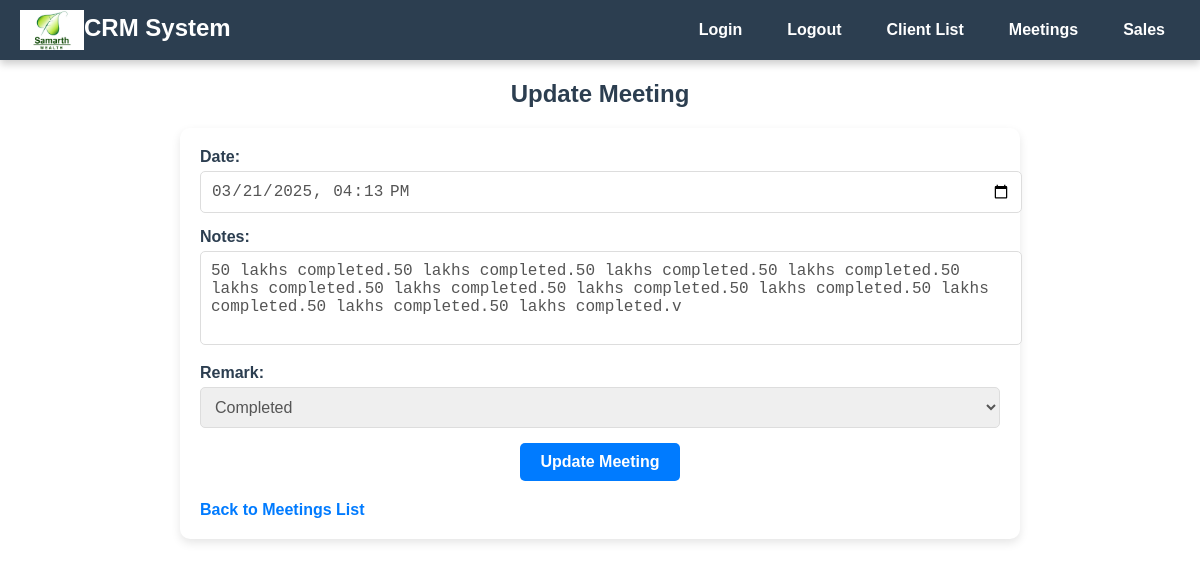
/meetings/2/update/ (signed in), run on the app's committed database.
### crm/models.py (models this page shows, shortened)
class Meeting(models.Model):
    client = models.ForeignKey(Client, on_delete=models.CASCADE, related_name='meetings')
    relationship_manager = models.ForeignKey(User, on_delete=models.SET_NULL, null=True, related_name='meetings')
    date = models.DateTimeField()
    notes = models.TextField()
    remark = models.CharField(
        max_length=255,
        choices=[('Completed', 'Completed'), ('Pending', 'Pending')],
        default='Pending'
    )

### crm/views.py (the view)
# urls.py: path('meetings/<int:meeting_id>/update/', views.update_meeting, name='update_meeting'),
@login_required
def update_meeting(request, meeting_id):
    meeting = get_object_or_404(Meeting, id=meeting_id)
    if request.method == 'POST':
        meeting.date = request.POST.get('date', meeting.date)
        meeting.notes = request.POST.get('notes', meeting.notes)
        meeting.remark = request.POST.get('remark', meeting.remark)
        meeting.save()
        return redirect('meetings_list')  # Replace with the appropriate redirect
    return render(request, 'crm/update_meeting.html', {'meeting': meeting})

### crm/templates/crm/update_meeting.html (shortened to what this page needs)
{% extends 'crm/base.html' %}
{% block content %}
<h2>Update Meeting</h2>
<div class="form-container">
    <form method="POST">
        <label for="date">Date:</label>
        <input type="datetime-local" id="date" name="date" value="{{ meeting.date|date:'Y-m-d\\TH:i' }}" required>
        <label for="notes">Notes:</label>
        <textarea id="notes" name="notes" rows="4" required>{{ meeting.notes }}</textarea>
        <label for="remark">Remark:</label>
        <select id="remark" name="remark">
            <option value="Completed" {% if meeting.remark == "Completed" %}selected{% endif %}>Completed</option>
        </select>
        <button type="submit">Update Meeting</button>
    </form>
    <a href="{% url 'meetings_list' meeting.client.id %}" class="back-to-list">Back to Meetings List</a>
</div>
{% endblock %}

### crm/templates/crm/base.html (style rules this page uses)
body { margin: 0; font-family: Arial, sans-serif; }

### crm/templates/crm/update_meeting.html (style rules this page uses)
body { font-family: Arial, sans-serif; margin: 0; padding: 0; }
h2 { text-align: center; margin-top: 20px; color: #2c3e50; }
.form-container { max-width: 800px; margin: 20px auto; padding: 20px; background: #ffffff; border-radius: 10px; box-shadow: 0 4px 10px rgba(0, 0, 0, 0.1); }
label { font-weight: bold; margin-bottom: 5px; display: block; color: #2c3e50; }
input[type="datetime-local"], textarea, select { width: 100%; padding: 10px; margin-bottom: 15px; border: 1px solid #ddd; border-radius: 5px; font-size: 1rem; color: #555; }
textarea { resize: none; }
button { background-color: #007bff; color: white; border: none; padding: 10px 20px; border-radius: 5px; font-size: 1rem; cursor: pointer; font-weight: bold; transition: background-color 0.3s; display: block; margin: 0 auto; }
.back-to-list { display: inline-block; margin-top: 20px; text-align: center; color: #007bff; font-weight: bold; text-decoration: none; transition: color 0.3s; }

### data on the page
Meeting: date "03/21/2025 16:13", notes "50 lakhs completed.50 lakhs completed.50 lakhs completed.50 lakhs completed.50 lakhs completed.50 lakhs completed.50 lakhs completed.50 lakhs completed.50 lakhs completed.50 lakhs completed.50 lakhs completed.v", remark "Completed"
